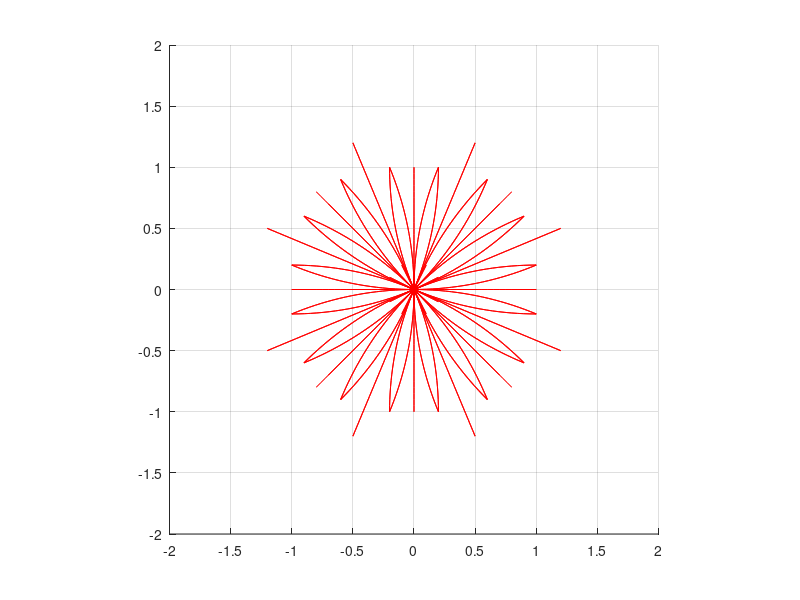

Write the MATLAB code that produced this figure.
function[] = genmprim_my_unicycle_circular_non_uniform (outfilename)
% Generates circular motion primitives with min turning radius and saves them into a file.
% For each angle from the list_of_angles array generates a set of 4 forward moving motion primitives 
% and 4 symmetric backward moving motion primitives. 
%
% This function takes one optional argument - 'outfilename', which specifies
% the location of the output file where motion primitives data is saved.
% If this argiment is omitted, the file name is hardcoded.
%
% The script builds the following types of motion primitives with unique ids for each
% angle from the list_of_angles array:
%
% if has_turn_in_place_prims == 0
%
% 1  -  short forward
% 2  -  long forward
% 3  -  forward and turn left
% 4  -  forward and turn right
% 5  -  short backward
% 6  -  long backward
% 7  -  backward and turn left
% 8  -  backward and turn right
%
% if has_turn_in_place_prims == 1
%
% 1  -  short forward
% 2  -  long forward
% 3  -  forward and turn left
% 4  -  forward and turn right
% 5 -   turn in place forward
% 6  -  short backward
% 7  -  long backward
% 8  -  backward and turn left
% 9  -  backward and turn right
% 10 -  turn in place backward
%
%
% Configurarion parameters:
%   resolution                      grid resolution
%   errmin                          max acceptable error for the distance between the endpoint of the motion primitive and the grid node.
%   rmin_m                          min acceptable turning radius im meters
%   xmin                            min x coordinate for the endpoint of the circular motion primitive
%   ymin                            min y coordinate for the endpoint of the circular motion primitive
%   xmax                            max x coordinate for the endpoint of the circular motion primitive
%   ymax                            max y coordinate for the endpoint of the circular motion primitive
%   countmax                        max number of different acceptable (by errmin and rmax) primitives of different lengths to calculate before choosing the best among them. 
%
%   alfa                            the angle satisfying the condition: alfa = atan(0.5)= 26.56505118 degrees, 0.46364761 radians
%   numberofangles                  number of angles for which motion primitives are generated
%   number_of_base_prims_per_angle  number of base (forward moving) primitives per angle
%   numberofbaseangles              number of base angles: 0, alfa and 45
%                                   degrees. All other angles are rotations or reflections of these base angles.
%   has_backward_prims              can be 1 or 0, if 0, backward moving primitives are not generated. 
%   list_if_angles                  list of angles for which sets of motion primitives are built   
%   degrees: 0 26.5651 45.00 63.4349  90.00  116.5651  135.00  153.4349  180.00  206.5651  225.00  243.4349  270.00  296.5651  315.00  333.4349  360.00
%   radians: 0 0.4538 0.7854 1.1170 1.5708 2.0246 2.3562 2.6878 3.1416 3.5954 3.9270  4.2586 4.7124 5.1662 5.4978  5.8294 6.2832
%   
%   Cost multipliers (multiplier is used as costmult*cost)
%   forwardcostmult                 cost multiplier for the forward motion
%   backwardcostmult                cost multiplier for the backward motion
%   forwardandturncostmult          cost multiplier for the forward-and-turn motion
%   backwardandturncostmult         cost multiplier for the backward-and-turn motion
%
% This script prints 3 coordinates for each motion primitive: x, y, theta
%%%%%

fprintf(1, 'genmprim_unicycle_circular_non_uniform\n');

% configuration parameters
resolution =  0.1; %0.025; %0.1; 
errmin = 0.05; %0.05;
rmin_m = 1.8; %1.0; 
rmin_c = rmin_m/resolution;   
fprintf(1, 'resolution=%f rmin_m=%f meters rmin_c=%f cells errmin=%f\n', resolution, rmin_m, rmin_c, errmin);

if nargin < 1
    %outputFile = 0;
    basefilename = 'non_uniform_';
    outfilename = generate_file_name(basefilename, resolution, rmin_m, errmin);
    fprintf(1, 'outfilename = %s\n', outfilename);
end

xmin = 0; 
ymin = 0; 
xmax = 40; 
ymax = 40;
countmax = 40; 
interm_spacing_m = resolution/2; % Approximate spacing of intermediate poses in meters
interm_spacing_c = interm_spacing_m/resolution;
interm_spacing_rad = 0.05;       % Approximate spacing of intermediate poses in radians
fprintf(1, 'xmin=%f xmax=%f ymin=%f ymax=%f\n', xmin, xmax, ymin, ymax);
fprintf(1, 'countmax=%d interm_spacing_m=%f meters interm_spacing_rad=%f radians\n', countmax, interm_spacing_m, interm_spacing_rad);

numberofangles = 16; 
%number_of_base_prims_per_angle = 4;
%max_number_of_prims_per_angle = 8;
numberofbaseangles = 3;                                 % 0, alfa and 45 degrees
has_backward_prims = 1;
has_turn_in_place_prims = 1;
number_of_base_prims_per_angle = 4 + has_turn_in_place_prims;
max_number_of_prims_per_angle = 2 * number_of_base_prims_per_angle; %this is only needed for arrays memory allocations
numberofprimsperangle = (1 + has_backward_prims) * number_of_base_prims_per_angle; % This is the total number of primitives per angle

totalnumberofprimitives = numberofprimsperangle*numberofangles;
fprintf(1, 'numberofangles=%d number_of_base_prims_per_angle=%d\n', numberofangles, number_of_base_prims_per_angle);
fprintf(1, 'has_backward_prims=%d\n', has_backward_prims);
fprintf(1, 'has_turn_in_place_prims=%d\n', has_turn_in_place_prims);
fprintf(1, 'numberofprimsperangle=%d totalnumberofprimitives=%d\n', numberofprimsperangle, totalnumberofprimitives);

start_x = 0.0;
start_y = 0.0;

%multipliers (multiplier is used as costmult*cost)
forwardcostmult = 1;
backwardcostmult = 9; 
forwardandturncostmult = 3;
backwardandturncostmult = 7;
turninplacecostmult = 9;

costmult = []
if (has_turn_in_place_prims)
    costmult = [forwardcostmult, forwardcostmult, forwardandturncostmult, forwardandturncostmult, turninplacecostmult, backwardcostmult, backwardcostmult, backwardandturncostmult, backwardandturncostmult, turninplacecostmult];
else
    costmult = [forwardcostmult, forwardcostmult, forwardandturncostmult, forwardandturncostmult, tbackwardcostmult, backwardcostmult, backwardandturncostmult, backwardandturncostmult];
end;    

% list of angles increments in discrete units for the end pose of the primitive relative to the start pose
prim_angle_increments = zeros(1, numberofbaseangles + 1);
prim_angle_increments(numberofbaseangles) = 1;
prim_angle_increments(numberofbaseangles + 1) = -1;

alfa = 45.0 / (numberofbaseangles - 1);
alfa1 = alfa*100000000;
beta = 90 - alfa;
beta1 = beta*100000000;
imax = has_backward_prims + 1;
fprintf(1, 'alfa1=%f beta=%f beta1=%f imax=%d\n', alfa1, beta, beta1, imax);
fprintf(1, '*******************************\n');
list_of_angles = zeros(1, numberofangles+1);
current_angular = 0.0;
for angular_index = 1:numberofangles+1
    list_of_angles(angular_index) = current_angular;
    current_angular = current_angular + alfa;
end;
list_of_angles
list_of_angles = list_of_angles .* pi/180;
list_of_angles
fprintf(1, '*******************************\n');

fout = fopen(outfilename, 'w');
%write the header
fprintf(fout, 'resolution_m: %f\n', resolution);
fprintf(fout, 'min_turning_radius_m: %f\n', rmin_m);
fprintf(fout, 'numberofangles: %d\n', numberofangles);
for angleind = 1:numberofangles
    fprintf(fout, 'angle:%d %.8f\n', angleind-1, list_of_angles(angleind));
end;
fprintf(fout, 'totalnumberofprimitives: %d\n', totalnumberofprimitives);
     
% Note, what is shown x,y,theta changes (not absolute numbers) x aligned
% with the heading of the robot, angles are positive and counterclockwise
    
% Initialize arrays to store acceptable circular primitives before choosing the best among them. 
% We only need 3 base sets of primitives for angles 0, alfa and 45 degrees.
primdata = zeros(numberofbaseangles, max_number_of_prims_per_angle, countmax, 8); % startx, starty, starttheta, endx, endy, endtheta, tvoverrv, rv
primcount = zeros(numberofbaseangles, max_number_of_prims_per_angle);
basemprimendpts_c = zeros(numberofbaseangles, numberofprimsperangle, 6); % x_c, y_c, theta_c, costmult, tvoverrv, rv
        
% Calculate sets of valid primitives with ids 2,3,4 for base angles 0, alfa and 45 degrees. 
% Primitives with id=1 (short forward) will be calculated by re-scaling primitives with id=2 (long forward).
for angleind=1:numberofbaseangles
    for primind=2:numberofbaseangles+1
        if (angleind == 1 && primind == numberofbaseangles+1)
            gen_base_prims(angleind, primind, xmin, xmax, -ymax, -ymin);
        else
            gen_base_prims(angleind, primind, xmin, xmax, ymin, ymax);
        end;
    end;
end;

fprintf(1, '\n');
fprintf(1, 'find best primitives start:\n');
find_best_prims();

fprintf(1, '\n++++++++++++++++++\n');
fprintf(1, 'start writing primitives to file:\n');
fprintf(1, '\n');

h1f = figure(1);
h1a = axes('parent',h1f);
hold on;

s = 2.0; %0.6;
xxmin = -s;
xxmax = s;
yymin = -s;
yymax = s;
xt = 5*resolution;
yt = 5*resolution;
            
axis equal;
axis([xxmin xxmax yymin yymax]);
%axis([-0.5 0.5 -0.5 0.5]);
set(gca,'XTick', xxmin:xt:xxmax);
set(gca,'YTick',yymin:yt:yymax);
grid on;

primposes = [];
primsamples = [];
primendangle = [];

% Iterate over angles
for angleind = 1:numberofangles 
    fprintf(1, '***************\n');
    fprintf(1, 'angleind=%d\n', angleind-1); 

    currentangle = list_of_angles(angleind);
    currentangle_36000int = round(currentangle*18000000000/pi);
            
    fprintf(1, '--------------------\n');
    fprintf(1, 'currentangle=%f currentangle_36000int=%d\n', currentangle, currentangle_36000int); 

    numofsamples0 = zeros(numberofprimsperangle);
    endPoses_c = zeros(numberofprimsperangle, 3); % x_c, y_c, theta_c
    turningradiuses = zeros(numberofprimsperangle);
    intermposes_m = [];
    intermcells_m_orig = []; %zeros(numofsamples, 3); %x,y,theta
    
    for primind = 1:numberofprimsperangle %number_of_base_prims_per_angle %[1,3,4] 
        
        fprintf(1, '+++++++++++++++++++++++++++\n');
        fprintf(1, 'primind=%d\n', primind-1);
        
        %compute which template to use
        if (rem(currentangle_36000int, 9000000000) == 0)
            mprimendpts_c = basemprimendpts_c(1, primind,:);
            angle = currentangle;
            turning_radius = mprimendpts_c(5);
            rvel = mprimendpts_c(6);
            fprintf(1, '0000  angle=%f\n', angle);
        elseif (rem(currentangle_36000int, 4500000000) == 0)
            mprimendpts_c =  basemprimendpts_c(3, primind,:); 
            angle = currentangle - 45*pi/180;
            turning_radius = mprimendpts_c(5);
            rvel = mprimendpts_c(6);
            fprintf(1, '4500 angle=%f\n', angle);
        elseif (rem(currentangle_36000int-beta1, 9000000000) == 0) %6400
            mprimendpts_c =  basemprimendpts_c(2, primind,:); 
            mprimendpts_c(1) =  basemprimendpts_c(2, primind,2); %reeverse x and y
            mprimendpts_c(2) =  basemprimendpts_c(2, primind,1); 
            mprimendpts_c(3) =  -basemprimendpts_c(2, primind,3); %reverse the angle as well
            angle = currentangle - beta*pi/180;
            turning_radius = -mprimendpts_c(5);
            rvel = -mprimendpts_c(6);
            fprintf(1, '90-alfa angle=%f\n', angle); 
        elseif (rem(currentangle_36000int-alfa1, 9000000000) == 0)
            mprimendpts_c =  basemprimendpts_c(2, primind,:);
            angle = currentangle - alfa*pi/180;
            turning_radius = mprimendpts_c(5);
            rvel = mprimendpts_c(6);
            fprintf(1, 'alfa angle=%f\n', angle);
        else
            % fprintf(1, 'ERROR: invalid angular resolution. angle = %d\n', currentangle_36000int);
            % return;
            mprimendpts_c = basemprimendpts_c(1, primind,:);
            angle = currentangle;
            turning_radius = mprimendpts_c(5);
            rvel = mprimendpts_c(6);
            fprintf(1, '0000  angle=%f\n', angle);
        end;
        
        [res, turning_radius_center] = generate_intermediate_poses(angleind, primind, currentangle, angle, rvel, turning_radius, mprimendpts_c);
            
        for ii = 1:numofsamples   
                intermposes_m(primind, ii, :) = [intermcells_m(primind,ii,1)*resolution intermcells_m(primind,ii,2)*resolution intermcells_m(primind,ii,3)];  % x, y, theta
                %intermposes_m_orig(primind, iind, :) = [sgn*intermcells_m_orig(iind,1) sgn*intermcells_m_orig(iind,2) intermcells_m(iind,3)];  % x, y, theta
                primposes(angleind, primind, ii, :) = intermposes_m(primind, ii, :);
        end;
        %pause;
        
    end; %for primind = 1:numberofprimsperangle
    
    %output to the mprim file and plot
    for primind = 1:numberofprimsperangle 
            fprintf(fout, 'primID: %d\n', primind-1);
            fprintf(fout, 'startangle_c: %d\n', angleind-1);
            fprintf(fout, 'endpose_c: %d %d %d\n', endPoses_c(primind,1), endPoses_c(primind,2), endPoses_c(primind,3));
                      
            additionalcostmult = costmult(primind);
            
            fprintf(fout, 'additionalactioncostmult: %d\n', additionalcostmult);
            fprintf(fout, 'turning_radius: %.4f\n', turningradiuses(primind));
            
            numofsamples = numofsamples0(primind);
            
            fprintf(fout, 'intermediateposes: %d\n', numofsamples); 
            for interind = 1:numofsamples 
                fprintf(fout, '%.4f %.4f %.4f\n', intermposes_m(primind,interind,1),  intermposes_m(primind,interind,2),  intermposes_m(primind,interind,3));
            end;
            plot(squeeze(intermposes_m(primind, 1:numofsamples, 1)), squeeze(intermposes_m(primind, 1:numofsamples, 2)), 'r');
       
            dl = 0.0;
            if (primind == 3)
                dl = 0.05;
            elseif (primind == 4) 
                dl = -0.05;
            end;
            slabel = [int2str(angleind), '-', int2str(primind)];
            %text(intermposes_m(primind,numofsamples,1)+dl, intermposes_m(primind,numofsamples,2)+dl, slabel); 
            
    end; %primid
    %pause;
end; %angleid

%%%%%%%%%%%%%%%%%%%%%%%******************************

fprintf(1, '!!!!!!!!!!!!!!!!!!!!!!!!!!!!!!!!!!!!!!!!!\n');
fclose('all');

function[] = gen_base_prims(angle_ind, prim_ind, xmin0, xmax0, ymin0, ymax0)
  
    fprintf(1, '\ngen_base_prims: angle_ind=%d prim_ind=%d\n', angle_ind, prim_ind);
    angle_incr = prim_angle_increments(prim_ind);
    start_theta = list_of_angles(angle_ind);
    if (angle_ind == 1 && angle_incr == -1)
        end_theta = -list_of_angles(2); 
    else
        end_theta = list_of_angles(angle_ind + angle_incr); 
    end;

    for i=1:imax
        count = 0; 
        if (i == 1)
            xmn0 = xmin0;
            xmx0 = xmax0;
            ymn0 = ymin0;
            ymx0 = ymax0;
            prm_ind = prim_ind;
        else
            xmn0 = -xmax0;
            xmx0 = -xmin0;
            ymn0 = -ymax0;
            ymx0 = -ymin0;
            prm_ind = prim_ind + number_of_base_prims_per_angle;   %4;
        end;
        basemprimendpts_c(angle_ind, prm_ind, 3) = angle_incr;
      
        fprintf(1, '\nangle_ind=%d prm_ind=%d\n', angle_ind, prm_ind);
        fprintf(1, 'start_theta=%f end_theta=%f basemprimendpts_c(3)=%f angle_incr=%d\n', start_theta, end_theta, basemprimendpts_c(angle_ind,prim_ind,3), angle_incr);
        
        %fprintf(1,'xmn0=%f xmx0=%f\n', xmn0,xmx0);
        %fprintf(1,'ymn0=%f ymx0=%f\n', ymn0,ymx0);
        
        for endx_c = xmn0:xmx0
            for endy_c = ymn0:ymx0
                prim_endx_c = endx_c;
                prim_endy_c = endy_c;

                if (prim_ind == 3 || prim_ind == 4)
                    R = [sin(end_theta) - sin(start_theta); cos(start_theta) - cos(end_theta)];
                    RT = R';
                    B = [prim_endx_c - start_x; prim_endy_c - start_y];
                    tvoverrv = pinv(RT*R)*RT*B;
                    if (abs(tvoverrv) < rmin_c) 
                        continue;
                    end;

                    rv = end_theta - start_theta;
                    tv = rv*tvoverrv;
                    err = abs(R*tvoverrv - B);
                    errxy = norm(err); 

                    if (errxy < errmin)    
                        fprintf(1, 'count=%d endx_c=%d endy_c=%d errxy=%f tvoverrv=%f rv=%f tv=%f prim_endx_c=%f prim_endy_c=%f\n', count, endx_c, endy_c, errxy, tvoverrv, rv, tv, prim_endx_c, prim_endy_c);
                    end
                else
                    yy = prim_endx_c*tan(end_theta);
                    errxy = abs(prim_endy_c - yy);
                    tvoverrv = sqrt(prim_endx_c*prim_endx_c + yy*yy);
                    rv = 0.0;
                    tv = tvoverrv;
    %                 if (errxy < 2*errmin) 
    %                     fprintf(1, 'count=%d endx_c=%d endy_c=%d errxy=%f tvoverrv=%f rv=%f tv=%f prim_endx_c=%f prim_endy_c=%f\n', count, endx_c, endy_c, errxy, tvoverrv, rv, tv, prim_endx_c, prim_endy_c);
    %                 end
                end; 

                if (errxy > errmin) 
                     continue;
                end;

                if (count+1 > countmax) 
                    fprintf(1, 'endy: count = %d, countmax = %d\n', count, countmax);
                    break;
                end;
                count = count + 1;
                
                primdata(angle_ind, prm_ind, count, 1) = start_x;
                primdata(angle_ind, prm_ind, count, 2) = start_y;
                primdata(angle_ind, prm_ind, count, 3) = start_theta;
                primdata(angle_ind, prm_ind, count, 4) = prim_endx_c;
                primdata(angle_ind, prm_ind, count, 5) = prim_endy_c;
                primdata(angle_ind, prm_ind, count, 6) = end_theta;
                primdata(angle_ind, prm_ind, count, 7) = tvoverrv;
                primdata(angle_ind, prm_ind, count, 8) = rv;
                %pause;
            end; %for end_y

            if (count+1 > countmax) 
                fprintf(1, 'endx: count = %d, countmax = %d\n', count, countmax);
                break;
            end;

        end; %for end_x
        primcount(angle_ind, prm_ind) = count;
        fprintf(1, 'count=%f\n', primcount(angle_ind, prm_ind));
        
    end %for i=1:imax
end

function[] = find_best_prims()
    % First find the motion primitive for angle_ind = 1 and prim_ind = 4
    % with minimal turning radius among selected set of primitives that
    % satisfy the given min turning radius and epsilon conditions.
    
    [rmin0, countmin] = min(abs(primdata(1, numberofbaseangles+1, 1:primcount(1, numberofbaseangles+1), 7)));
    fprintf(1, 'countmin=%f rmin0=%f\n', countmin, rmin0);
   
    %Iterate over all saved motion primitives for all angles and for each
    %angle find a set of primitives with turning radius closest to the min radius found above. 
    
    rrm = rmin0;
    %rrm = 30.0;
    %rad = [];
       
    for angle_id=1:numberofbaseangles
    
        fprintf(1, '*************  angle_id=%f  *********\n', angle_id);
    
        i1 = number_of_base_prims_per_angle + numberofbaseangles;  %7;
        i2 = number_of_base_prims_per_angle + numberofbaseangles + 1;  %8;
        
        for prim_ind = [numberofbaseangles,numberofbaseangles + 1,i1,i2] %4:-1:3
            if (has_backward_prims == 0 && prim_ind > number_of_base_prims_per_angle)  %>4
                continue;
            end
                        
            fprintf(1, '-------------  prim_ind=%f  -----------\n', prim_ind);  
                        
%            [dmin, countmin] = min(abs(abs(primdata(angle_id, prim_ind, 1:primcount(angle_id, prim_ind), 7)) - rmin0));
%              if (angle_id == 1)
%                  rrm = rmin0;
%              elseif (prim_ind == 3)
%                  rrm = rad(angle_id, 4);
%              else
%                  rrm = rad(angle_id-1, 3);
%              end;
             fprintf(1, 'rrm=%f\n', rrm);
             
             fprintf(1, 'primcount(angle_id, prim_ind)=%d\n', primcount(angle_id, prim_ind));
            
            [dmin, countmin] = min(abs(abs(primdata(angle_id, prim_ind, 1:primcount(angle_id, prim_ind), 7)) - rrm));
            fprintf(1, 'countmin=%f dmin=%f\n', countmin, dmin);
                    
            tvoverrv = primdata(angle_id, prim_ind, countmin, 7);
            %rad(angle_id, prim_ind) = abs(tvoverrv);
            
            rv = primdata(angle_id, prim_ind, countmin, 6) - primdata(angle_id, prim_ind, countmin, 3);
            
            tv = rv*tvoverrv;
            fprintf(1, 'tvoverrv=%f rv=%f tv=%f\n', tvoverrv, rv, tv);

            basemprimendpts_c(angle_id, prim_ind, 1) = primdata(angle_id, prim_ind, countmin, 4);
            basemprimendpts_c(angle_id, prim_ind, 2) = primdata(angle_id, prim_ind, countmin, 5);
            basemprimendpts_c(angle_id, prim_ind, 5) = primdata(angle_id, prim_ind, countmin, 7);
            basemprimendpts_c(angle_id, prim_ind, 6) = primdata(angle_id, prim_ind, countmin, 8);
            
            fprintf(1, 'basemprimendpts_c=%f %f %f %f %f %f\n', basemprimendpts_c(angle_id, prim_ind, :)); %x, y, angle_incr, costmult,tvoverrv, rv
        end;
           
        for i = 1:imax
            %prim_ind = 2; %long forward
            prim_ind = numberofbaseangles - 1 + (i-1)*number_of_base_prims_per_angle;  %4;
            fprintf(1, '-------------  prim_ind=%f  -----------\n', prim_ind); 
            i1 = prim_ind+1;
            i2 = prim_ind+2;
            
            x = (basemprimendpts_c(angle_id, i1, 1) + basemprimendpts_c(angle_id, i2, 1))/2;
            y = (basemprimendpts_c(angle_id, i1, 2) + basemprimendpts_c(angle_id, i2, 2))/2;
            fprintf(1, 'x=%f y=%f primcount=%d\n', x, y, primcount(angle_id, prim_ind));
        
            [dmin, countmin] = min(sqrt((primdata(angle_id, prim_ind, 1:primcount(angle_id, prim_ind), 4)-x).^2 + (primdata(angle_id, prim_ind, 1:primcount(angle_id, prim_ind), 5)-y).^2));
        
            fprintf(1, 'angle_id=%d prim_ind=%d countmin=%d dmin=%f\n', angle_id, prim_ind, countmin, dmin);
            basemprimendpts_c(angle_id, prim_ind, 1) = primdata(angle_id, prim_ind, countmin, 4);
            basemprimendpts_c(angle_id, prim_ind, 2) = primdata(angle_id, prim_ind, countmin, 5);
            fprintf(1, 'basemprimendpts_c=%f %f %f %f %f %f\n', basemprimendpts_c(angle_id, prim_ind, :));
        
            %prim_ind = 1; %short forward
            i1 = prim_ind;
            prim_ind = prim_ind - 1;
            fprintf(1, '-------------  prim_ind=%f  -----------\n', prim_ind); 
            x = basemprimendpts_c(angle_id, i1, 1);
            y = basemprimendpts_c(angle_id, i1, 2);
            d = nonzero_min(abs(x), abs(y));
            basemprimendpts_c(angle_id, prim_ind, 1) = x/d;
            basemprimendpts_c(angle_id, prim_ind, 2) = y/d; 
            fprintf(1, 'basemprimendpts_c=%f %f %f %f %f %f\n', basemprimendpts_c(angle_id, prim_ind, :));
            
            %prim_ind = 5; %short forward
            if (has_turn_in_place_prims == 1)
                prim_ind = numberofbaseangles + 2 + (i-1)*number_of_base_prims_per_angle;
                fprintf(1, '-------------  prim_ind=%f  -----------\n', prim_ind); 
                basemprimendpts_c(angle_id, prim_ind, 1) = 0.0;
                basemprimendpts_c(angle_id, prim_ind, 2) = 0.0; 
                if (prim_ind == numberofbaseangles + 2)
                    i1 = prim_ind-2;
                else
                    i1 = prim_ind-1;
                end;
                basemprimendpts_c(angle_id, prim_ind, 3) = basemprimendpts_c(angle_id, i1, 3); 
                basemprimendpts_c(angle_id, prim_ind, 5) = 0.0;
                basemprimendpts_c(angle_id, prim_ind, 6) = basemprimendpts_c(angle_id, i1, 6); 
                fprintf(1, 'basemprimendpts_c=%f %f %f %f %f %f\n', basemprimendpts_c(angle_id, prim_ind, :));
            end
        end;
    end;
end

%generate intermediate poses (remember they are w.r.t 0,0 (and not centers of the cells)
function[res, turning_radius_center] = generate_intermediate_poses(angleind, primind, currentangle, angle, rvel, turning_radius, mprimendpts_c)
      
    baseendpose_c = mprimendpts_c(1:3);
    
    for index = 1:3
        if isnan(baseendpose_c(index))
            baseendpose_c(index) = 0;
        end;
    end;
    
    endtheta_c = rem(angleind - 1 + baseendpose_c(3), numberofangles);
   
    fprintf(1,'\n');
    fprintf(1, 'generate_intermediate_poses start\n');
    fprintf(1, 'baseendpose_c: %f %f %f endtheta_c=%d\n', baseendpose_c, endtheta_c); 
    startpt = [0 0 currentangle];
        
    endx_c = round(baseendpose_c(1)*cos(angle) - baseendpose_c(2)*sin(angle));        
    endy_c = round(baseendpose_c(1)*sin(angle) + baseendpose_c(2)*cos(angle));
    if (angleind == 1 && endtheta_c == -1) 
        end_angle = -list_of_angles(2);
    else
        end_angle = list_of_angles(endtheta_c + 1);
    end;
    endpt = [endx_c endy_c end_angle];
        
    dist_m = sqrt(sum((endpt(1:2) - startpt(1:2)).^2));
    dist_rad = abs(currentangle - end_angle);
    fprintf(1, 'currentangle=%f end_angle=%f\n', currentangle, end_angle);

    if (endx_c == 0 && endy_c == 0)
        numofsamples = abs(round(dist_rad/interm_spacing_rad));
    else
        numofsamples = floor(dist_m/interm_spacing_c) + 1;
    end;
    
    if dist_m == 0 && dist_rad == 0
        numofsamples = 1;
    end;
    
    %numofsamples = 1 + max(round(dist_m/interm_spacing_m), abs(round(dist_rad/interm_spacing_rad)));
    fprintf(1, 'endx_c=%f endy_c=%f endtheta_c=%d turning_radius=%f rvel=%f transformation angle=%f end_angle=%f numofsamples=%d dist_m=%f dist_rad=%f\n', endx_c, endy_c, endtheta_c, turning_radius, rvel, angle*180/pi, end_angle, numofsamples, dist_m, dist_rad);
    numofsamples0(primind) = numofsamples;
                  
    if (baseendpose_c(3) == 0) %move forward/backward   
        for iind = 1:numofsamples
            dt = (iind-1)/(numofsamples-1);
            intermcells_m(primind, iind,:) = [startpt(1) + (endpt(1) - startpt(1))*dt ...
                                    startpt(2) + (endpt(2) - startpt(2))*dt ...
                                    rem(startpt(3) + (endpt(3) - startpt(3))*dt, 2*pi)];
        end;   
        res = correct_poses();
        turning_radius_center = 0.0;
    elseif (endx_c == 0 && endy_c == 0) %turn in place
         for iind = 1:numofsamples
            dt = (iind-1)/(numofsamples-1);
            dtheta = rvel*dt + startpt(3);
            intermcells_m(primind, iind,:) = [0.0 0.0 dtheta];
         end;
         res = correct_poses();
         turning_radius_center = 0.0;
    else
        for iind = 1:numofsamples  
            dt = (iind-1)/(numofsamples-1);
      
            dtheta = rvel*dt + startpt(3);              
            x = startpt(1) + turning_radius*(sin(dtheta) - sin(startpt(3)));
            y = startpt(2) + turning_radius*(cos(startpt(3)) - cos(dtheta));
            intermcells_m(primind, iind,:)  = [x y dtheta];
%             fprintf(1, 'iind=%d dt=%f x=%f y=%f dtheta=%f %f %f\n', iind, dt, intermcells_m(iind,1), intermcells_m(iind,2), dtheta, x, y);
        end;     
        res = correct_poses();
        [turning_radius_center, arc_len_m, turn_angle] = average_turning_radius();
    end; 
    %pause;
      
    k = primind;
    endPoses_c(k, :) =  [round(endx_c) round(endy_c) round(endtheta_c)]; 
    turningradiuses(k) = turning_radius*resolution;
    turningradiuses_center(k) = turning_radius_center;

    primsamples(angleind, k) = numofsamples;
    primendangle(angleind, k) = endtheta_c;
    %pause;
    
    function[turn_rad_aver, arc_len_m, turn_angle] = average_turning_radius()
        
        turn_angle = 0.0;
        turn_rad_aver = 0.0;
        arc_len_m = 0.0;
        for ind = 1:numofsamples 
            if (ind > 1)
                dx = intermcells_m(primind, ind,1) - intermcells_m(primind, ind-1,1);
                dy = intermcells_m(primind, ind,2) - intermcells_m(primind, ind-1,2);
                ds = sqrt(dx*dx + dy*dy);
                dth = (intermcells_m(primind, ind,3) - intermcells_m(primind, ind-1,3));
                arc_len_m = arc_len_m + ds;
                turn_angle = turn_angle + dth;
                turn_rad = ds/dth;
                turn_rad_aver = turn_rad_aver + abs(turn_rad);
                %fprintf(1, 'ind=%d ds=%f dth=%f turn_rad=%f\n', ind, ds, dth, turn_rad);
            end;
        end
        turn_rad_aver = turn_rad_aver/(numofsamples - 1);
        turn_angle = abs(turn_angle);
        fprintf('arc_len_m = %f turn_angle = %f turn_rad_aver = %f\n', arc_len_m, turn_angle, turn_rad_aver);
    end
        
    %correct intermediate poses using interpolation to place the end point of the motion primitive exactly to the grid node.
    function[status] = correct_poses()
        
        status = true;
        %error = [endpt(1) - intermcells_m(primind, numofsamples,1) endpt(2) - intermcells_m(primind, numofsamples,2) endpt(3) - intermcells_m(primind, numofsamples,3)];
        errx = endpt(1) - intermcells_m(primind, numofsamples,1);
        erry = endpt(2) - intermcells_m(primind, numofsamples,2);
        errth = endpt(3) - intermcells_m(primind, numofsamples,3);
        
        fprintf(1, '********************\n');
        fprintf(1, 'correction:\n');
        fprintf(1,'numofsamples = %d\n', numofsamples);
        fprintf(1, 'startpt(1)=%f startpt(2)=%f startpt(3)=%f\n', startpt(1), startpt(2), startpt(3));
        fprintf(1, 'endpt(1)=%f endpt(2)=%f endpt(3)=%f\n', endpt(1), endpt(2), endpt(3));
        fprintf(1, 'mprimendpts_c(1)=%f mprimendpts_c(2)=%f mprimendpts_c(3)=%f\n', mprimendpts_c(1), mprimendpts_c(2), mprimendpts_c(3));
        
        fprintf(1, 'error: dx %f dy %f dtheta %f\n', errx, erry, errth);
        
        R0 = [sin(end_angle) - sin(startpt(3)); cos(startpt(3)) - cos(end_angle)];
        RT0 = R0';
        B0 = [endpt(1) - start_x; endpt(2) - start_y];
        tr = abs(pinv(RT0*R0)*RT0*B0);
        fprintf(1, 'tr = %f\n', tr);
    
        if (tr > 0 && tr < rmin_m) 
            fprintf(1, 'WARNING: After interpolation turning radius is less than the specified min!\n');
            status = false;
        end;
                
        interpfactor = 0:1/(numofsamples-1):1;
        
        %save original motion for display purposes only
        for i=1:numofsamples
            intermcells_m_orig(primind, i,1) = intermcells_m(primind, i,1); 
            intermcells_m_orig(primind, i,2) = intermcells_m(primind, i,2); 
            intermcells_m_orig(primind, i,3) = intermcells_m(primind, i,3); 
        end;
                
        %correct intermideate poses using interpolation
        for i=1:numofsamples
            intermcells_m(primind, i,1) = intermcells_m(primind, i,1) + errx*interpfactor(i);
            intermcells_m(primind, i,2) = intermcells_m(primind, i,2) + erry*interpfactor(i);
        end;
    end
end

function d = nonzero_min(x,y)
    if (x == 0)
        d = y;
    elseif (y == 0)
        d = x;
    else
        d = min(x, y);
    end;
end

function[x1,y1,theta1] = rotate(x,y,theta,theta0)
	x1 = x * cos(theta0) - y * sin(theta0);
	y1 = x * sin(theta0) + y * cos(theta0);
    
    r = [cos(theta/2), 0.0, 0.0, sin(theta/2)];
	q = [cos(theta0/2), 0.0, 0.0, sin(theta0/2)];
	
	f(1) = (r(1) * q(1)) - (r(2) * q(2)) - (r(3) * q(3)) - (r(4) * q(4));
	f(2) = (r(1) * q(2)) + (r(2) * q(1)) - (r(3) * q(4)) + (r(4) * q(3));
	f(3) = (r(1) * q(3)) + (r(2) * q(4)) + (r(3) * q(1)) - (r(4) * q(2));
	f(4) = (r(1) * q(4)) - (r(2) * q(3)) + (r(3) * q(2)) + (r(4) * q(1));
    theta1 = 2*atan2(f(4), f(1));
end

function[x1,y1,theta1] = rotate_clockwise(x,y,theta,theta0)
	   
    r = [cos(theta/2), 0.0, 0.0, sin(theta/2)];
	q = [cos(theta0/2), 0.0, 0.0, sin(theta0/2)];
    q(4) = -q(4);
    theta00 = 2*atan2(q(4), q(1));
    
    x1 = x * cos(theta00) - y * sin(theta00);
	y1 = x * sin(theta00) + y * cos(theta00);
    	
	f(1) = (r(1) * q(1)) - (r(2) * q(2)) - (r(3) * q(3)) - (r(4) * q(4));
	f(2) = (r(1) * q(2)) + (r(2) * q(1)) - (r(3) * q(4)) + (r(4) * q(3));
	f(3) = (r(1) * q(3)) + (r(2) * q(4)) + (r(3) * q(1)) - (r(4) * q(2));
	f(4) = (r(1) * q(4)) - (r(2) * q(3)) + (r(3) * q(2)) + (r(4) * q(1));
    theta1 = 2*atan2(f(4), f(1));
end

function[x1,y1,theta1] = add_origin_and_turn(x,y,theta, x0,y0,theta0)
	[x1,y1,theta1] = rotate(x,y,theta,theta0);
	x1 = x1 + x0;
	y1 = y1 + y0;
end

function[x1,y1,theta1] = remove_origin_and_turn(x,y,theta, x0,y0,theta0)
   	x2 = x - x0;
	y2 = y - y0;
    [x1,y1,theta1] = rotate_clockwise(x2,y2,theta,theta0);
end

function[x2,y2,theta2] = transform(x0, y0, theta0, start_theta)
    [x1,y1,theta1] = add_origin_and_turn(1.0,0.0,0.0, x0,y0,theta0);
    x2 = x1 - cos(start_theta);
    y2 = y1 - sin(start_theta);
    theta2 = theta1;
end

function[outfilename] = generate_file_name(base_name, res, rmin_m, errmin)
    res_s = num2str(res, 2);
    res_s = strrep(res_s, '.', '');
    rmin_s = num2str(rmin_m, 2);
    rmin_s = strrep(rmin_s, '.', '');
    err_s = num2str(errmin, 2);
    err_s = strrep(err_s, '.', '');
    outfilename1 = strcat(base_name, 'res');
    outfilename2 = strcat(outfilename1, res_s);
    outfilename1 = strcat(outfilename2, '_rad');
    outfilename2 = strcat(outfilename1, rmin_s);
    outfilename1 = strcat(outfilename2, '_err');
    outfilename2 = strcat(outfilename1, err_s);
    outfilename = strcat(outfilename2, '.mprim');
end

end